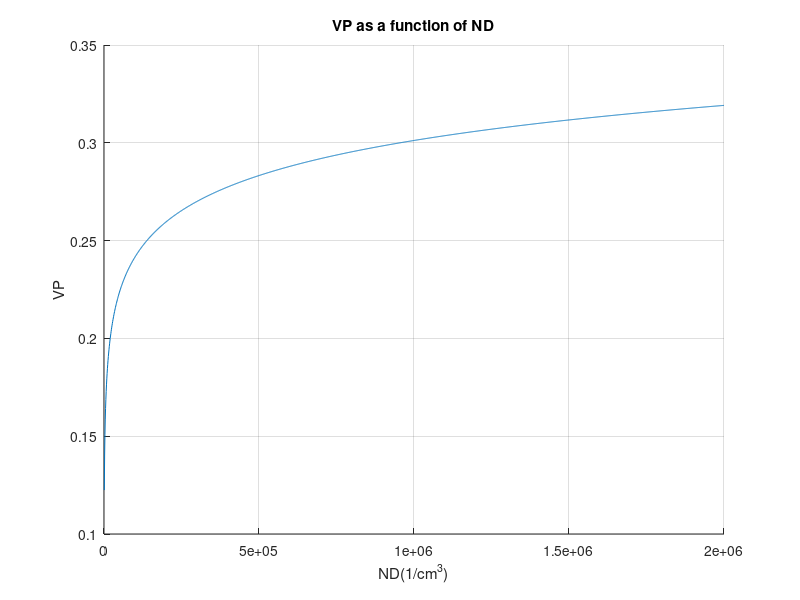

The MATLAB source for this figure:
% ELEC-2250: Physical Electronics S2020
%Lab Assignment 9
%JFET I-V Characteristics
%Initialization
clear all
close all
clc

%Constants
q=1.6e-19;
k=8.625e-5;
e0=8.854e-14;

%Device, Material, and System Parameters
ni=1.5e10;
esi=11.8;
T=300;
a=1.5e-4;
z=50e-4;
L=5e-4;
ND=[0: 1000: 2e6];
VG=[0 -.5 -1 -1.5 -2];
%Contact Potential
V0=.55+k*T*log(ND./ni);

%mobility calculation
NDref=1.3e17;
mu_n_min=92;
mu_n_0=1268;
alpha_n=0.91;
mun=mu_n_min+mu_n_0./(1+(ND./NDref).^alpha_n)

%Resistivity
sigma=q*ND.*mun;
rho=1./sigma;


%Mutual Transconductance
G0=2*a*z./(rho*L) 

%Pinch-off voltage
VP=V0-q*a^2*ND./(2*e0*esi)

hold on
plot (ND, VP);
xlabel ('ND(1/cm^3)')
ylabel ('VP')
title('VP as a function of ND')
grid
%Code ends
